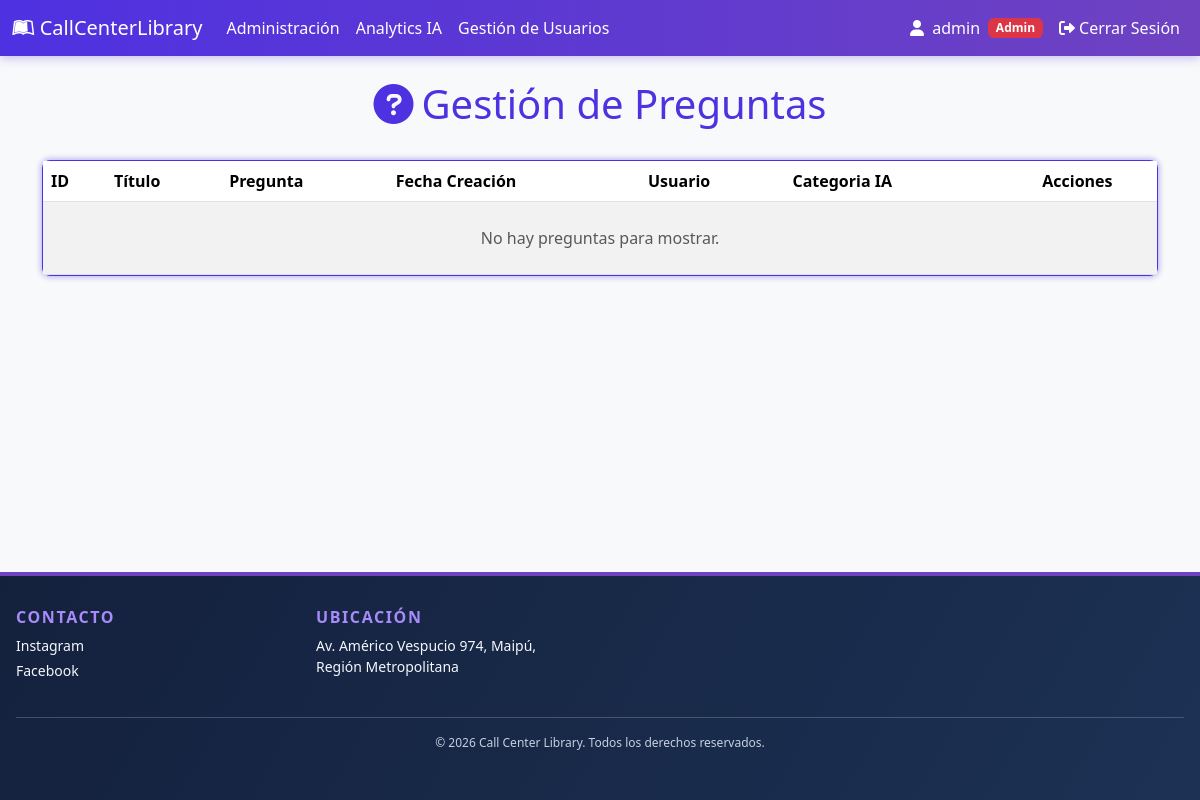
The app's page /Administracion/ (signed in), older data.
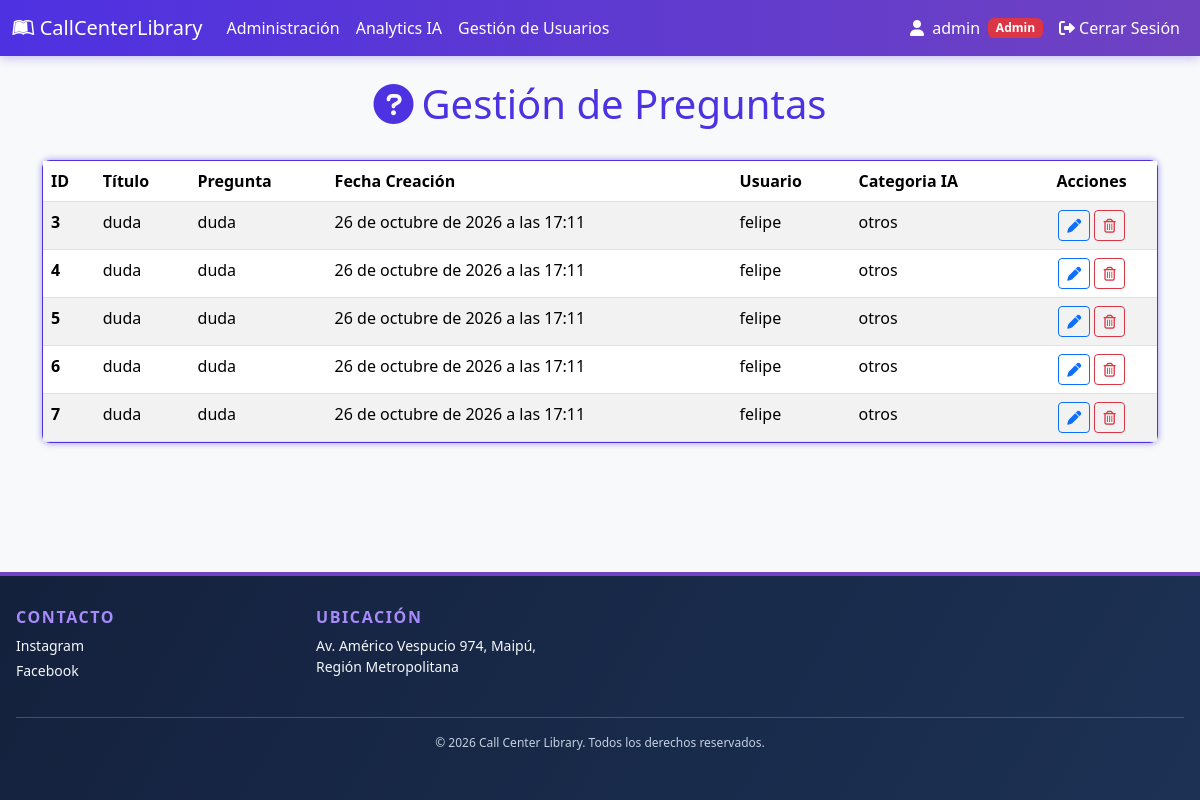
The same page, newer data.
### online/models.py (models this page shows, shortened)
class Preguntas(models.Model):
    ESTADO_CHOICES = [
        ('pendiente', 'Pendiente'),
        ('en_proceso', 'En Proceso'),
        ('resuelto', 'Resuelto'),
        ('cerrado', 'Cerrado'),
    ]
    PRIORIDAD_CHOICES = [
        ('baja', 'Baja'),
        ('media', 'Media'),
        ('alta', 'Alta'),
        ('urgente', 'Urgente'),
    ]
    idPregunta = models.AutoField(primary_key=True)
    Titulo = models.CharField(max_length=60)
    Pregunta = models.TextField()
    Fecha_creacion = models.DateTimeField()
    Usuario = models.ForeignKey(Usuario, on_delete=models.CASCADE)
    categoria = models.CharField(max_length=50, blank=True, null=True)
    estado = models.CharField(max_length=20, choices=ESTADO_CHOICES, default='pendiente')
    prioridad = models.CharField(max_length=20, choices=PRIORIDAD_CHOICES, default='media')

class Usuario(AbstractBaseUser):
    nombre = models.CharField(
        verbose_name="Nombre", max_length=30, blank=True, null=True
    )
    apellido = models.CharField(
        verbose_name="Apellido", max_length=30, blank=True, null=True
    )
    rut = models.CharField(
        verbose_name="RUT", max_length=12, unique=True, blank=True, null=True
    )
    correo = models.EmailField(
        verbose_name="Correo electrónico",
        max_length=70,
        unique=True,
    )
    usuario = models.CharField(
        verbose_name="Usuario",
        max_length=50,
        unique=True,
    )
    fecha_nacimiento = models.DateField(
        verbose_name="Fecha de nacimiento", null=True, blank=True
    )
    activo = models.BooleanField(default=True)
    admin = models.BooleanField(default=False)
    tecnico = models.BooleanField(default=False)
    token = TextField(default="")
    token_hasta = DateTimeField(auto_now_add=True)
    USERNAME_FIELD = "usuario"
    REQUIRED_FIELDS = ["correo"]
    objects = UserManager()
    @property
    def is_active(self):
        return self.activo
    def __str__(self):
        return self.usuario

### administracion/views.py (the view)
# urls.py: path("Administracion/", IndexAdmin, name="administracion"),
@login_required
def IndexAdmin(request: HttpRequest) -> HttpResponse:
    usuario: object = request.user
    assert isinstance(usuario, Usuario)
    es_admin: int = usuario.admin
    es_tecnico: int = usuario.tecnico
    if not es_admin and not es_tecnico:
        usuario_id: Any | None = usuario.pk
        return redirect(f"/Inicio/{usuario_id}")
    preguntas_ordenadas: QuerySet[Preguntas] = Preguntas.objects.all().order_by(
        "-Fecha_creacion"
    )
    return render(
        request       = request,
        template_name = "indexAdmin.html",
        context       = {
            "preguntas": preguntas_ordenadas,
        },
    )

### administracion/templates/indexAdmin.html (shortened to what this page needs)
{% extends "componentes/header.html" %}
{% load static %}
{% block content %}
<div class="container py-4">
    <div class="row mb-4">
        <div class="col">
            <h1 class="text-center text-purple"><i class="fas fa-question-circle me-2"></i>Gestión de Preguntas</h1>
        </div>
    </div>
    <div class="card card-purple">
        <div class="card-body p-0">
            <table class="table table-striped table-hover mb-0">
                <thead>
                    <tr>
                        <th scope="col">ID</th>
                        <th scope="col">Título</th>
                        <th scope="col">Pregunta</th>
                        <th scope="col">Fecha Creación</th>
                        <th scope="col">Usuario</th>
                        <th scope="col">Categoria IA</th>
                        <th scope="col" class="text-center">Acciones</th>
                    </tr>
                </thead>
                <tbody>
                    {% for item in preguntas %}
                    <tr>
                        <th scope="row">{{ item.idPregunta }}</th>
                        <td>{{ item.Titulo }}</td>
                        <td>{{ item.Pregunta|truncatechars:60 }}</td>
                        <td>{{ item.Fecha_creacion }}</td>
                        <td>{{ item.Usuario }}</td>
                        <td>{{ item.categoria }}</td>
                        <td class="text-center">
                            <form method="post" action="{% url 'modificar_pregunta' item.idPregunta %}" class="d-inline">
                                <button class="btn btn-sm btn-outline-primary" type="submit" title="Modificar">
                                    <i class="fa-solid fa-pen"></i>
                                </button>
                            </form>
                            <form method="post" action="{% url 'borrar_pregunta' item.idPregunta %}"
                                onsubmit="return confirm('¿Estas seguro de borrar esta Pregunta?')" class="d-inline">
                                <button class="btn btn-sm btn-outline-danger" type="submit" title="Eliminar">
                                    <i class="fa-regular fa-trash-can"></i>
                                </button>
                            </form>
                        </td>
                    </tr>
                    {% empty %}
                    <tr>
                        <td colspan="999" class="text-center py-4 text-muted">No hay preguntas para mostrar.</td>
                    </tr>
                    {% endfor %}
                </tbody>
            </table>
        </div>
    </div>
</div>
{% endblock %}

Row changes from the older to the newer data that the page shows:
added Preguntas: idPregunta "3", Titulo "duda", Pregunta "duda", Fecha_creacion "26 de octubre de 2026 a las 17:11", Usuario "felipe", categoria "otros"
added Preguntas: idPregunta "4", Titulo "duda", Pregunta "duda", Fecha_creacion "26 de octubre de 2026 a las 17:11", Usuario "felipe", categoria "otros"
added Preguntas: idPregunta "5", Titulo "duda", Pregunta "duda", Fecha_creacion "26 de octubre de 2026 a las 17:11", Usuario "felipe", categoria "otros"
added Preguntas: idPregunta "6", Titulo "duda", Pregunta "duda", Fecha_creacion "26 de octubre de 2026 a las 17:11", Usuario "felipe", categoria "otros"
added Preguntas: idPregunta "7", Titulo "duda", Pregunta "duda", Fecha_creacion "26 de octubre de 2026 a las 17:11", Usuario "felipe", categoria "otros"
Text that changed along with them:
text no longer shown: "No hay preguntas para mostrar."
